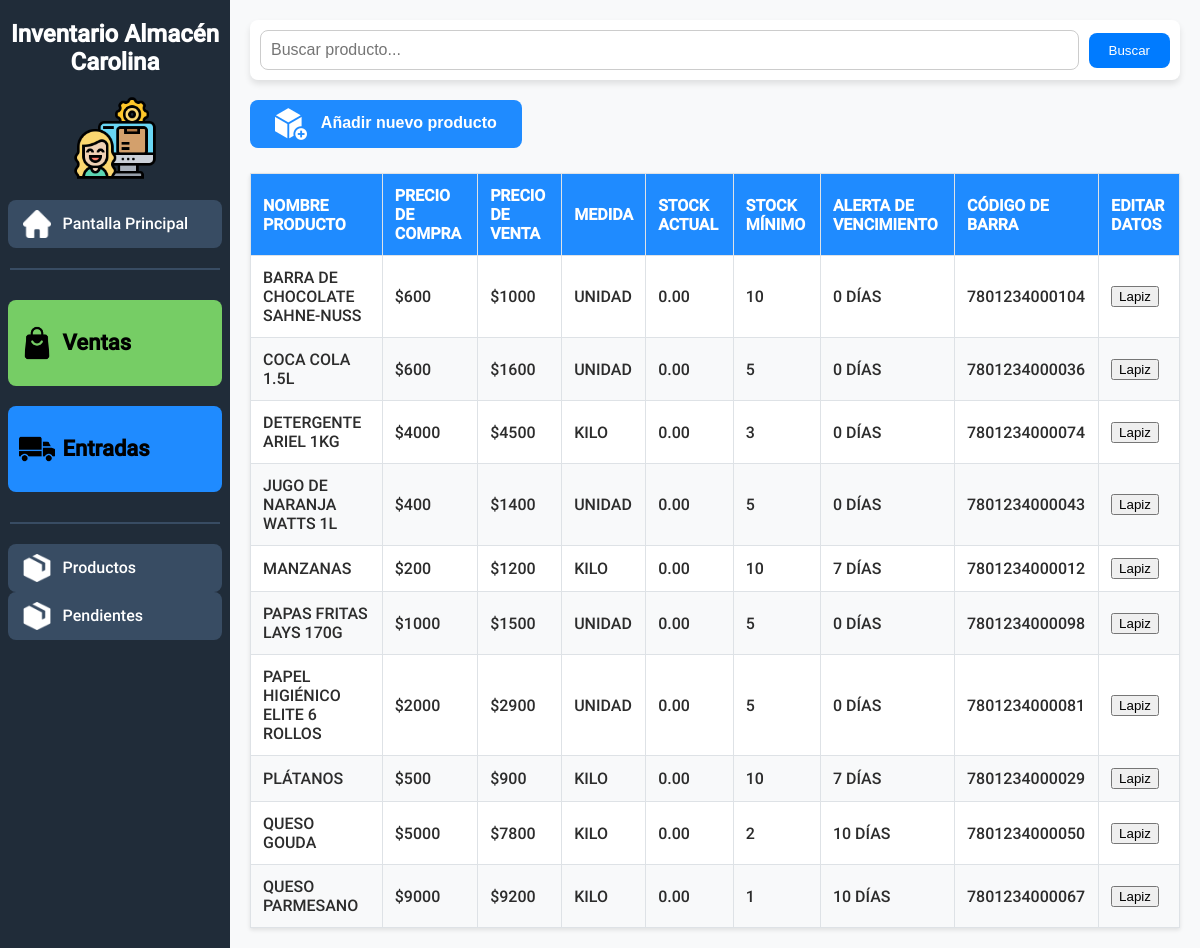
The app's page /modulo_productos.php with its own data.
### tables this page shows
CREATE TABLE producto (
    id_producto INT UNSIGNED NOT NULL AUTO_INCREMENT,
    nombre_producto VARCHAR(250) NOT NULL,
    total_vendidos BIGINT UNSIGNED DEFAULT 0, 
    stock_minimo INT UNSIGNED NOT NULL,
    stock_actual DECIMAL(20,2) NOT NULL DEFAULT 0,
    codigo_de_barra VARCHAR(20),
    tiempo_alerta_vencimiento INT UNSIGNED,
    activo CHAR(1) NOT NULL DEFAULT 1,
    requiere_fecha_vencimiento CHAR(1) NOT NULL DEFAULT 1,
     
    id_unidad INT UNSIGNED NOT NULL,
    PRIMARY KEY (id_producto)
);

CREATE TABLE costo (
    id_costo INT UNSIGNED NOT NULL AUTO_INCREMENT, 
    costo INT UNSIGNED NOT NULL DEFAULT 0, 
    fecha_inicio_costo DATETIME NOT NULL DEFAULT CURRENT_TIMESTAMP, 
    fecha_fin_costo DATETIME,
    id_producto INT UNSIGNED NOT NULL,
    PRIMARY KEY (id_costo)
);

CREATE TABLE precio (
    id_precio INT UNSIGNED NOT NULL AUTO_INCREMENT,
    precio INT UNSIGNED NOT NULL DEFAULT 0,
    fecha_inicio_precio DATETIME NOT NULL DEFAULT CURRENT_TIMESTAMP,
    fecha_fin_precio DATETIME,
    id_producto INT UNSIGNED NOT NULL,
    PRIMARY KEY (id_precio)
);

CREATE TABLE unidad_de_medida (
	id_unidad INT UNSIGNED NOT NULL AUTO_INCREMENT,
    nombre_unidad VARCHAR(20) NOT NULL,
    PRIMARY KEY (id_unidad)
);

### includes/modulo_productos/tabla_productos_modelo.php (called while the page is built, shortened)
<?php
function obtener_productos(object $pdo, string $busqueda, int $limite, int $offset) {
    $consulta = "
        SELECT
            p.nombre_producto,
            p.stock_actual,
            p.stock_minimo,
            p.codigo_de_barra,
            p.tiempo_alerta_vencimiento,
            u.nombre_unidad,
            pr.precio,
            c.costo
        FROM producto p
        LEFT JOIN unidad_de_medida u ON p.id_unidad = u.id_unidad
        LEFT JOIN precio pr ON p.id_producto = pr.id_producto
        LEFT JOIN costo c ON p.id_producto = c.id_producto
        WHERE LOWER(p.nombre_producto) LIKE LOWER(:busqueda)
        ORDER BY p.nombre_producto
        LIMIT :limite OFFSET :offset;
    ";
    $stmt = $pdo->prepare($consulta);
    $stmt->bindValue(":busqueda", "%$busqueda%", PDO::PARAM_STR);
    $stmt->bindValue(":limite", $limite, PDO::PARAM_INT);
    $stmt->bindValue(":offset", $offset, PDO::PARAM_INT);
    $stmt->execute();
    $productos = $stmt->fetchAll(PDO::FETCH_ASSOC);
    $consulta = "SELECT COUNT(*) AS total FROM producto WHERE LOWER(nombre_producto) LIKE LOWER(:busqueda);";
    $stmt = $pdo->prepare($consulta);
    $stmt->bindValue(":busqueda", "%$busqueda%", PDO::PARAM_STR);
    $stmt->execute();
    $total_items = $stmt->fetch(PDO::FETCH_ASSOC)["total"];
    $total_pages = ceil($total_items / $limite);
    return [
        "productos" => $productos,
        "total_items" => $total_items,
        "total_pages" => $total_pages
    ];
}

### includes/modulo_productos/tabla_productos.php (called while the page is built, shortened)
<?php
$search = $_GET['busqueda'] ?? '';
$page = $_GET['page'] ?? 1;
$itemsPerPage = 20;
$offset = ($page - 1) * $itemsPerPage;
require_once "includes/db.php";
require_once "includes/modulo_productos/tabla_productos_modelo.php";
require_once "includes/modulo_productos/tabla_productos_vista.php";
$resul = obtener_productos($pdo, $search, $itemsPerPage, $offset);

### includes/modulo_productos/tabla_productos_vista.php (the view, shortened to what this page needs)
<?php
function tabla_de_productos(array $productos) {
    if ($productos) {
        echo "
        <table class=\"products-table\">
            <thead>
                <tr>
                    <th>Nombre producto</th>
                    <th>Precio de compra</th>
                    <th>Precio de venta</th>
                    <th>Medida</th>
                    <th>Stock actual</th>
                    <th>Stock mínimo</th>
                    <th>Alerta de vencimiento</th>
                    <th>Código de barra</th>
                    <th>Editar Datos</th>
                </tr>
            </thead>
            <tbody>
        ";
        foreach ($productos as $producto) {
            echo "<tr>";
            echo "    <td>" . $producto["nombre_producto"] . "</td>";
            echo "    <td>$" . $producto["costo"] . "</td>";
            echo "    <td>$" . $producto["precio"] . "</td>";
            echo "    <td>" . $producto["nombre_unidad"] . "</td>";
            echo "    <td>" . $producto["stock_actual"] . "</td>";
            echo "    <td>" . $producto["stock_minimo"] . "</td>";
            echo "    <td>" . $producto["tiempo_alerta_vencimiento"] . " días</td>";
            echo "    <td>" . $producto["codigo_de_barra"] . "</td>";
            echo "    <td> <button>Lapiz</button> </td>";
            echo "</tr>";
        }
        echo "
            </tbody>
        </table>
        ";
    } else {
        echo "No se pudo obtener los productos de la base de datos";
    }
}

### modulo_productos.php (shortened to what this page needs)
<?php
require_once "includes/modulo_productos/tabla_productos.php";
?>
<!DOCTYPE html>
<html lang="es">
<head>
    <link rel="stylesheet" href="styles/main.css">
    <link rel="stylesheet" href="styles/layout.css">
    <link rel="stylesheet" href="styles/tablas.css">
    <link rel="stylesheet" href="styles/modulo_ventas/busqueda.css">
    <link rel="stylesheet" href="styles/modulo_productos/modal_ingreso_producto.css">
    <link rel="stylesheet" href="styles/modulo_productos/modal_de_exito.css">
    <link rel="stylesheet" href="styles/notificacion.css">
</head>
<body>
    <div class="main-container">
        <?php require_once "elementos_ui/barra_lateral.php" ?>
        <main class="content">
            <form method="get" class="search-pagination-form">
                <div class="search-container">
                    <input type="text" name="busqueda" placeholder="Buscar producto..." class="search-input" value="<?php echo isset($_GET['busqueda']) ? htmlspecialchars($_GET['busqueda']) : ''; ?>">
                    <button type="submit" class="search-button">Buscar</button>
                </div>
            </form>
            <button id="open-modal-btn" class="button-submit">
                <img class="icon" src="img/botones/add.png" alt="icono de añadir nuevo producto">
                Añadir nuevo producto
            </button>
            <?php
            tabla_de_productos($productos);
            ?>
        </main>
    </div>
</body>
</html>

### elementos_ui/barra_lateral.php
<aside>
    <h2>Inventario Almacén Carolina</h2>
    <img src="img/logo.png" alt="Logo" class="logo">
    <a href="index.php" class="sidebar-btn">
        <div class="icon icon-inv">
            <img src="img/botones/home.png" alt="Pantalla Principal">
        </div>
        <p>Pantalla Principal</p>
    </a>
    <div class="separator"></div>
    <a href="modulo_ventas.php" class="sidebar-btn sidebar-btn-large sales">
        <div class="icon icon-big">
            <img src="img/botones/bag.png" alt="Módulo de ventas">
        </div>
        <p>Ventas</p>
    </a>
    <a href="modulo_entradas.php" class="sidebar-btn sidebar-btn-large entries">
        <div class="icon icon-big">
            <img src="img/botones/delivery-truck.png" alt="Módulo de Entradas">
        </div>
        <p>Entradas</p>
    </a>
    <div class="separator"></div>
    <a href="modulo_productos.php" class="sidebar-btn">
        <div class="icon icon-inv">
            <img src="img/botones/box.png" alt="Módulo de Productos">
        </div>
        <p>Productos</p>
    </a>
    <a href="modulo_productos_pendientes.php" class="sidebar-btn">
        <div class="icon icon-inv">
            <img src="img/botones/box.png" alt="Módulo de Productos">
        </div>
        <p>Pendientes</p>
    </a>
</aside>

### styles/main.css (style rules this page uses)
:root { font-family: Roboto, Arial, Helvetica, sans-serif; --oscuro: #202C39; --verde: #76CD65; --verde-oscuro: #518d45; --azul: #1F8BFF; --azul-oscuro: #1560b1; --rosa: #ffcad4; --naranja: #f7af9d; --rojo: #E05263; }

### styles/layout.css (style rules this page uses)
body { margin: 0; display: flex; flex-direction: column; height: 100vh; overflow: hidden; }
.main-container { display: flex; flex: 1; overflow: hidden; }
aside { width: 210px; background-color: var(--oscuro); color: white; display: flex; flex-direction: column; align-items: center; padding: 20px 10px; flex-shrink: 0; overflow-y: auto; overflow-x: hidden; }
aside h2 { text-align: center; font-size: 24px; margin-top: 0px; }
.logo { width: 40%; height: auto; margin-bottom: 20px; }
aside .sidebar-btn { display: flex; align-items: center; gap: 10px; background-color: #384c63; color: white; padding: 10px 15px; border-radius: 8px; width: 88%; cursor: pointer; text-decoration: none; font-size: 16px; text-align: center; transition: background-color 0.3s; }
aside .sidebar-btn p { flex-grow: 1; text-align: left; margin: 2px; }
aside .sidebar-btn-large { padding: 25px 15px; margin: 10px; font-size: 22px; font-weight: bold; }
aside .sidebar-btn-large.sales { color: black; background-color: var(--verde); }
aside .sidebar-btn-large.entries { color: black; background-color: var(--azul); }
.separator { display: flex; flex-direction: column; width: 100%; height: 2px; background-color: #384c63; margin: 20px 0; }
.content { flex: 1; background-color: #f8f9fa; padding: 20px; overflow-y: auto; }
.icon { width: 28px; border-radius: 4px; display: flex; align-items: center; justify-content: center; font-size: 14px; color: white; flex-shrink: 0; }
.icon img { width: 28px; }
.icon-big img { width: 36px; }
.icon-inv { filter: invert(); }

### styles/tablas.css (style rules this page uses)
.products-table { width: 100%; border-collapse: collapse; margin-top: 25px; background-color: white; box-shadow: 0 2px 4px rgba(0, 0, 0, 0.1); }
.products-table th, .products-table td { padding: 12px; text-align: left; border: 1px solid #dee2e6; font-size: 1rem; text-transform: uppercase; }
.products-table th { background-color: var(--azul); color: white; }
.products-table td { color: #2c2c2c; }
.products-table tr:nth-child(even) { background-color: #f8f9fa; }

### styles/modulo_ventas/busqueda.css (style rules this page uses)
.search-pagination-form { display: flex; justify-content: space-between; align-items: center; gap: 20px; margin: 20px 0; margin-top: 0px; background-color: #fff; padding: 10px; border-radius: 8px; box-shadow: 0 4px 6px rgba(0, 0, 0, 0.1); flex-wrap: wrap; flex-shrink: 0; }
.search-container { display: flex; align-items: center; gap: 10px; flex: 1; }
.search-input { flex: 1; padding: 10px; border-radius: 8px; border: 1px solid #ccc; font-size: 16px; }
.search-button { padding: 10px 20px; background-color: #007bff; color: #fff; border: none; border-radius: 8px; cursor: pointer; transition: background-color 0.3s; }
.search-pagination-form > * { flex-shrink: 0; }

### styles/modulo_productos/modal_ingreso_producto.css (style rules this page uses)
.button-submit { background-color: var(--azul); color: white; font-weight: bold; padding: 8px 25px; border: none; border-radius: 8px; cursor: pointer; transition: background-color 0.3s; font-size: 16px; }
.button-submit .icon { width: 32px; height: 32px; filter: invert(); margin-right: 10px; display: inline-block; vertical-align: middle; }

### records on screen
producto: nombre_producto "BARRA DE CHOCOLATE SAHNE-NUSS", costo.costo "600", precio.precio "1000", id_unidad.nombre_unidad "UNIDAD", stock_actual "0.00", stock_minimo "10", tiempo_alerta_vencimiento "0", codigo_de_barra "7801234000104"
producto: nombre_producto "COCA COLA 1.5L", costo.costo "600", precio.precio "1600", id_unidad.nombre_unidad "UNIDAD", stock_actual "0.00", stock_minimo "5", tiempo_alerta_vencimiento "0", codigo_de_barra "7801234000036"
producto: nombre_producto "DETERGENTE ARIEL 1KG", costo.costo "4000", precio.precio "4500", id_unidad.nombre_unidad "KILO", stock_actual "0.00", stock_minimo "3", tiempo_alerta_vencimiento "0", codigo_de_barra "7801234000074"
producto: nombre_producto "JUGO DE NARANJA WATTS 1L", costo.costo "400", precio.precio "1400", id_unidad.nombre_unidad "UNIDAD", stock_actual "0.00", stock_minimo "5", tiempo_alerta_vencimiento "0", codigo_de_barra "7801234000043"
producto: nombre_producto "MANZANAS", costo.costo "200", precio.precio "1200", id_unidad.nombre_unidad "KILO", stock_actual "0.00", stock_minimo "10", tiempo_alerta_vencimiento "7", codigo_de_barra "7801234000012"
producto: nombre_producto "PAPAS FRITAS LAYS 170G", costo.costo "1000", precio.precio "1500", id_unidad.nombre_unidad "UNIDAD", stock_actual "0.00", stock_minimo "5", tiempo_alerta_vencimiento "0", codigo_de_barra "7801234000098"
producto: nombre_producto "PAPEL HIGIÉNICO ELITE 6 ROLLOS", costo.costo "2000", precio.precio "2900", id_unidad.nombre_unidad "UNIDAD", stock_actual "0.00", stock_minimo "5", tiempo_alerta_vencimiento "0", codigo_de_barra "7801234000081"
producto: nombre_producto "PLÁTANOS", costo.costo "500", precio.precio "900", id_unidad.nombre_unidad "KILO", stock_actual "0.00", stock_minimo "10", tiempo_alerta_vencimiento "7", codigo_de_barra "7801234000029"
producto: nombre_producto "QUESO GOUDA", costo.costo "5000", precio.precio "7800", id_unidad.nombre_unidad "KILO", stock_actual "0.00", stock_minimo "2", tiempo_alerta_vencimiento "10", codigo_de_barra "7801234000050"
producto: nombre_producto "QUESO PARMESANO", costo.costo "9000", precio.precio "9200", id_unidad.nombre_unidad "KILO", stock_actual "0.00", stock_minimo "1", tiempo_alerta_vencimiento "10", codigo_de_barra "7801234000067"
